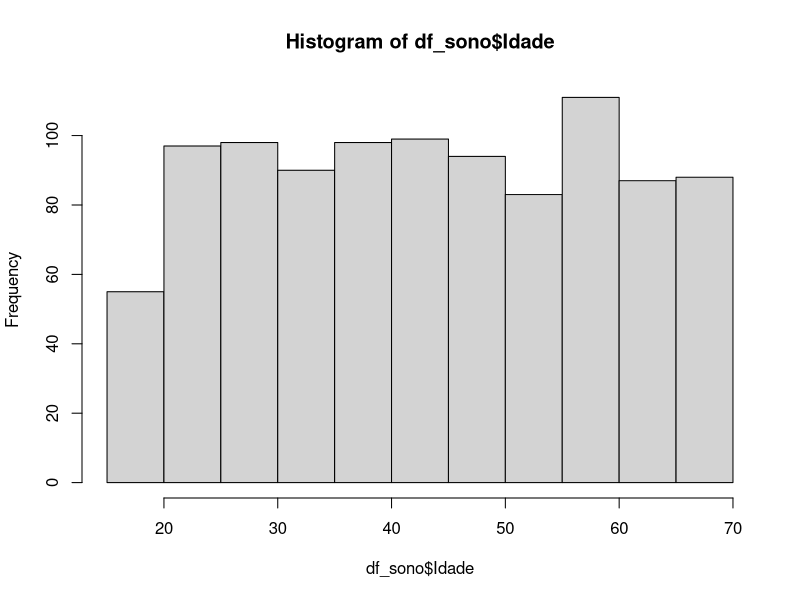

Recreate this plot in R.
# ANÁLISE DE SONO

getwd()

# Instalando os pacotes
install.packages("readr")
install.packages("dplyr")
library(readr)
library(dplyr)


# Carregando o dataset
df_sono = read_csv("sono.csv")

# Visisualizando os dados em formato de tabela
View(df_sono)

# visualizando parte dos dados
head(df_sono)

# classe do dataframe
class(df_sono)

# resumo dos tipos de dados da coluna
str(df_sono)

# contagem e hisstograma
count(df_sono, Gênero)
hist(df_sono$Idade)

# Amostragem
sample_n(df_sono, size = 10)

# selecionando algumas colunas
sleepData <- select(df_sono,Nome,Idade,Peso)
head(sleepData)

# filtrando dados

filter(df_sono,Peso >= 100)
filter(df_sono, Peso >= 100, Idade >= 50)
